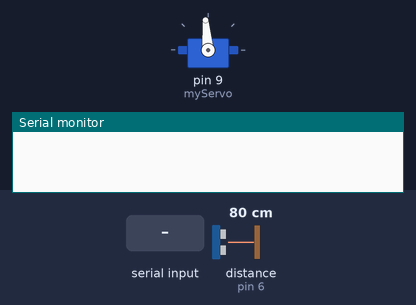
The sketch below on a simulated Arduino Uno, built with avr-gcc and run on an emulated ATmega328P. Parts: servo, the last lines printed to the serial monitor. The inputs (shaded band) are chosen by the test bench; at power-on: distance to the obstacle (sensor on pin 6) 80 cm. The echo pulse lasts 58.3 µs per cm.

Above: at 1.2 s.
1.3 s: "G" received over Serial
At 1.7 s:
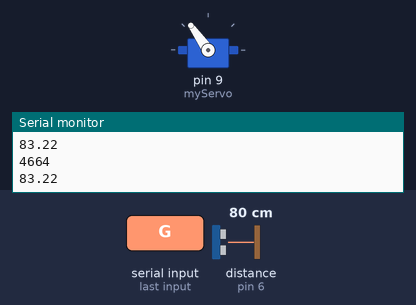
2.9 s: distance to the obstacle (sensor on pin 6) set to 9 cm
At 3.45 s:
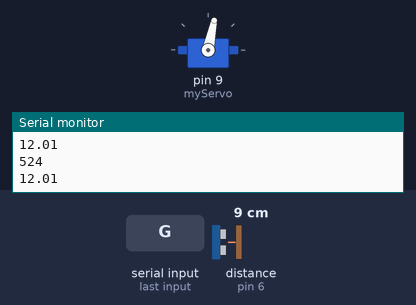
5.9 s: distance to the obstacle (sensor on pin 6) set to 18 cm
8.9 s: distance to the obstacle (sensor on pin 6) set to 28 cm
11.9 s: distance to the obstacle (sensor on pin 6) set to 2 cm
At 13.1 s:
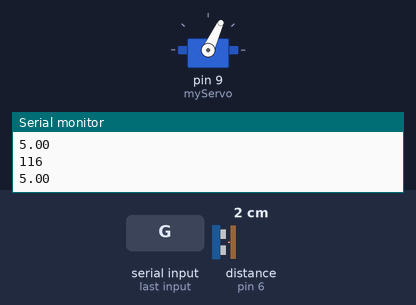
13.4 s: distance to the obstacle (sensor on pin 6) set to 35 cm
At 14.9 s:
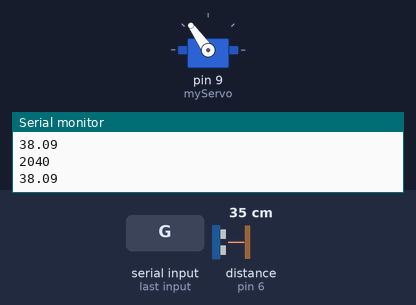
Timing chart, 0 to 16.0 s (numbered marks = the images above; inputs shaded):
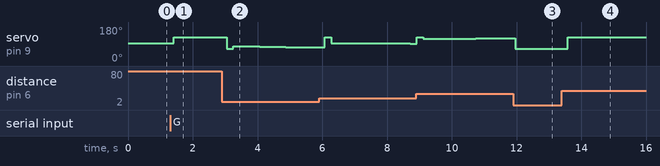

The sketch:

PID_implementaion.ino
```cpp
#include <Servo.h>

// PID controller parameters
// float Kp = -7.169; // Proportional gain
// float Ki = -10.301; // Integral gain
// float Kd = -0.163; // Derivative gain
// float N = 163.68; // Filter coefficient for derivative

float Kp = -2.49;
float Ki = -0.18;
float Kd = -5.1;
float N = 1178.01;

float dt = 0.2; // Time step (10 ms)
float integral = 0; // Integral sum
float prev_error = 0; // Previous error for derivative calculation
float prev_derivative = 0; // For filtering the derivative

float control_output = 0; // PID control output

// Setpoint and feedback
int setpoint = 25; // Desired distance in cm
float feedback = 0; // Measured distance from ultrasonic sensor

int angle_0 = 95;
bool systemActive = false;
Servo myServo;

void setup() {
  Serial.begin(115200); // Set baud rate to 115200 for faster data transmission

  // Initialize servo motor
  myServo.attach(9, 580, 2420);

  // Initialize ultrasonic sensor pins
  pinMode(5, OUTPUT);  // Triger Pin  zelena/plava
  digitalWrite(5,LOW);
  pinMode(6, INPUT);  // Eho pin zuta

  // Set initial servo position to neutral (90 degrees or center of the range)
  myServo.write(angle_0);
  feedback = 0;
  prev_derivative = 0;
  prev_error = 0;
}

void loop() {
  if (Serial.available() > 0) {
    char command = Serial.read(); // Read the incoming byte

    if (command == 'S') {
      systemActive = false; // Stop the system
      myServo.write(angle_0); // Optionally, set servo to neutral position
      Serial.println("System stopped");
    }
    else if (command == 'G') {
      systemActive = true; // Start the system
      Serial.println("System running");
    }
    else if (command == 'R'){
      systemActive = false;
      float distance = getUltrasonicDistanceBlocking();
      Serial.println(distance);
    }
  }

  if (systemActive) {
    // Measure distance using blocking ultrasonic sensor
    float distance = getUltrasonicDistanceBlocking();

    // If a valid distance is returned, update feedback
    if (distance != -1) {
      feedback = distance;
    }

    // Compute error
    float error = setpoint - feedback;

    // Proportional term
    float P = Kp * error;

    // Integral term
    integral += error * dt;
    float I = Ki * integral;

    // Derivative term with filter
    float derivative = (error - prev_error) / dt;
    float filtered_derivative = (N * derivative + prev_derivative) / (1 + N * dt);
    float D = Kd * filtered_derivative;
    // float D = Kd * derivative;
    // PID output
    control_output = P + I + D;

    // Constrain output to the range of -30 to 30 degrees
    control_output = constrain(control_output, -30.0, 30.0);
    control_output += angle_0;

    // Map the control output to the servo's PWM range
    int pwmValue = map(control_output, 0, 180, 580, 2420);

    // Send the PWM signal to the servo motor
    myServo.writeMicroseconds(pwmValue);
    // delay(250);

    // Update previous values for the next loop
    prev_error = error;
    // prev_derivative = filtered_derivative;

    // Send only the distance value over serial communication
    // unsigned long currentTime = millis(); // Get the elapsed time in milliseconds
    // Serial.println(currentTime);
    Serial.println(feedback);
  }

  // Wait for the next loop iteration (10 ms)
  delay(dt * 1000);
}

// Function for blocking ultrasonic distance measurement
float getUltrasonicDistanceBlocking() {
  // Send a 10µs pulse to trigger the sensor
  digitalWrite(5, LOW);
  delayMicroseconds(2);
  digitalWrite(5, HIGH);
  delayMicroseconds(10);
  digitalWrite(5, LOW);

  // Measure pulse duration
  long duration = pulseIn(6, HIGH);

  Serial.println(duration);
  // Calculate distance in centimeters
  float distance = (duration / 2.0) * 0.0344 + 3; // Speed of sound is 0.0344 cm/µs; radius of ball ball 3cm

  // Return distance
  return distance;
}
```

Measured:
- after the input at 1.3 s, servo on pin 9 (myServo): 95° → 125° after 0.11 s
- after the input at 2.9 s, servo on pin 9 (myServo): 125° → 65° after 0.15 s, → 78° 0.20 s later, → 77° 0.40 s later, → 76° 0.40 s later, … (8 changes in this stretch)
- after the input at 11.9 s, servo on pin 9 (myServo): 121° → 65° after 0.07 s
- after the input at 13.4 s, servo on pin 9 (myServo): 65° → 125° after 0.18 s
